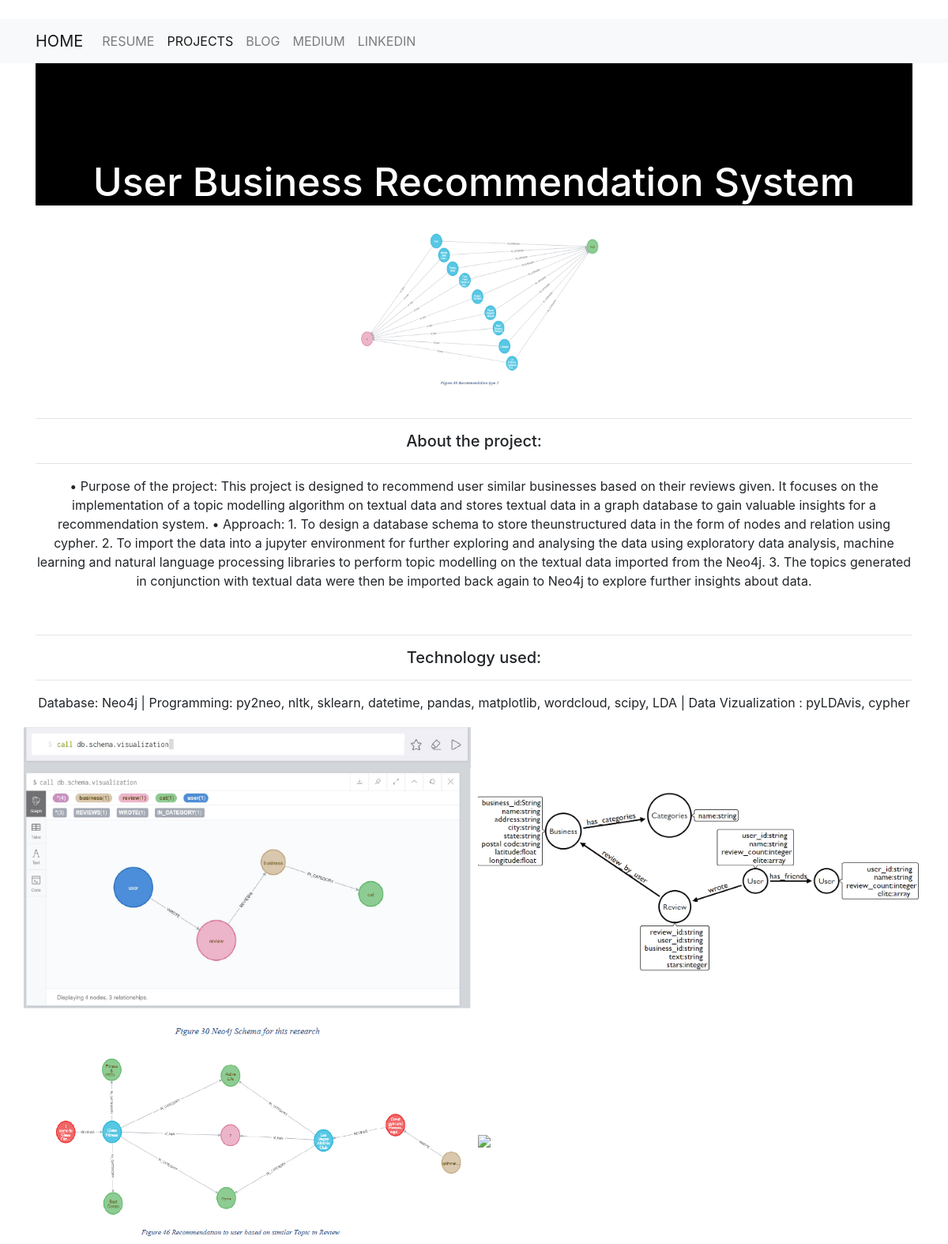
Screenshot of /projects/7/ with the database file from the repository.
### projects/models.py (models this page shows)
class Project(models.Model):
    title = models.CharField(max_length=100)
    description = models.TextField()
    technology = models.CharField(max_length=20)
    image = models.FilePathField(path="/img")
    image1 = models.FilePathField(path="/project_images", default=None, blank=True, null=True)
    image2 = models.FilePathField(path="/project_images", default=None, blank=True, null=True)
    image3 = models.FilePathField(path="/project_images", default=None, blank=True, null=True)
    image4 = models.FilePathField(path="/project_images", default=None, blank=True, null=True)
    image5 = models.FilePathField(path="/project_images", default=None, blank=True, null=True)

### projects/views.py (the view)
# urls.py: path("<int:pk>/", views.project_detail, name="project_detail"),
def project_detail(request, pk):
    project = Project.objects.get(pk=pk)
    context = {
        'project': project
    }
    return render(request, 'project_detail.html', context)

### projects/templates/project_detail.html
{% extends "base.html" %}
{% load static %}
{% block page_content %}
<div class="row">
	<div class="col-lg-12 text-center my-auto">
		<h1 style=" font-size:50px; background-color:black; color:white "><br><br>{{ project.title }}</h1><br>
	</div>
	<div class="col-lg-12 text-center my-auto">
		<img  src="{% static project.image %}" height="40%" width="30%">
	</div>
	<div class="col-lg-12 text-center my-auto"><br>
        <h5><hr>About the project:<hr></h5>
        <p>{{ project.description }}</p>
        <br>
        <h5><hr>Technology used:<hr></h5>
        <p>{{ project.technology }}</p>
    </div>
	<div class="column">
			<img src="{% static project.image1 %}"  width="50%">
			<img src="{% static project.image2 %}" width="49%">
			<img src="{% static project.image3 %}" width="50%">
			<img src="{% static project.image4 %}" width="50%">
		</div>
</div>
{% endblock %}

### rows the page displays
Project: title "User Business Recommendation System", image (picture), description "• Purpose of the project: This project is designed to recommend user similar businesses based on their reviews given. It focuses on the implementation of a topic modelling algorithm on textual data and stores textual data in a graph database to gain valuable insights for a recommendation system. • Approach: 1. To design a database schema to store theunstructured data in the form of nodes and relation using cypher. 2. To import the data into a jupyter environment for further exploring and analysing the data using exploratory data analysis, machine learning and natural language processing libraries to perform topic modelling on the textual data imported from the Neo4j. 3. The topics generated…", technology "Database: Neo4j | Programming: py2neo, nltk, sklearn, datetime, pandas, matplotlib, wordcloud, scipy, LDA | Data Vizualization : pyLDAvis, cypher"
